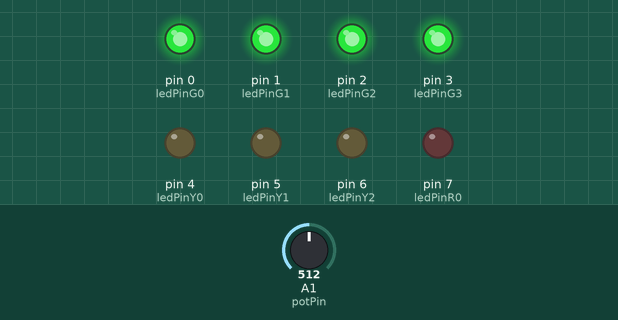
A sketch run on a simulated Arduino Uno, built with avr-gcc and run on an emulated ATmega328P. Shown: output pins drawn as LEDs (lit = HIGH). The test bench sets the inputs (shaded band); at power-on: A1 (potPin) = 512.

Above: at 1.2 s.
1.3 s: A1 (potPin) set to 392
2.8 s: A1 (potPin) set to 370
At 3.3 s:
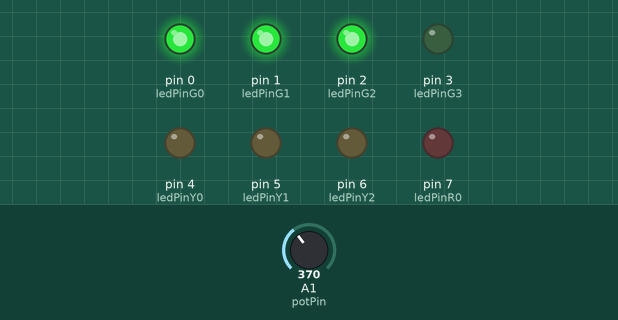
4.3 s: A1 (potPin) set to 266
5.8 s: A1 (potPin) set to 246
At 6.8 s:
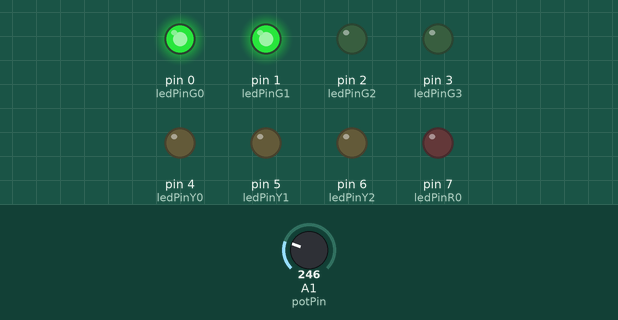
7.3 s: A1 (potPin) set to 142
8.8 s: A1 (potPin) set to 123
At 10.2 s:
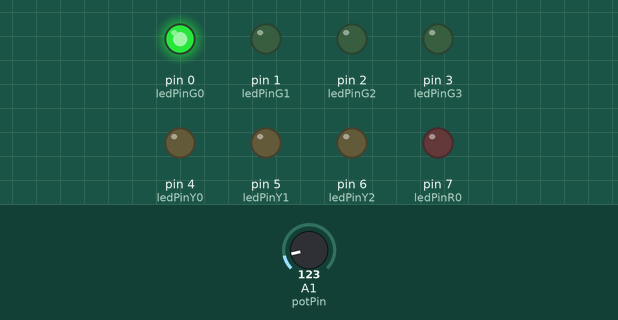
Timing chart, 0 to 11.3 s (numbered marks = the images above; inputs shaded):
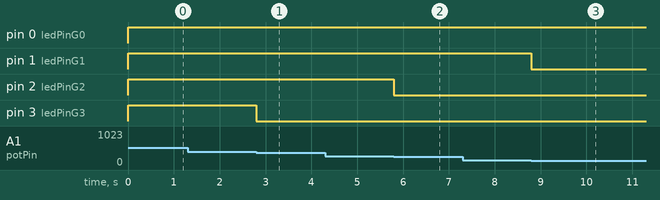

The sketch:

LEDSlider.ino
```cpp
/* Slider Potentiometer controlling LEDs
   ------------------

   turns on and off a light emitting diode(LED) connected to digital
   pin 13. Each LED will be open acording to a certain range of the potentiometer, creating a slide effect.

   Created 1 September 2019
   Vicente Queiroz

*/

int potPin = 1;    // select the input pin for the potentiometer
int ledPinG0 = 0;   // Green LED
int ledPinG1 = 1;   // Green LED
int ledPinG2 = 2;   // Green LED
int ledPinG3 = 3;   // Green LED
int ledPinY0 = 4;   // Yellow LED
int ledPinY1 = 5;   // Yellow LED
int ledPinY2 = 6;   // Yellow LED
int ledPinR0 = 7;   // Red LED

int val = 0;       // variable to store the value coming from the sensor

void setup() {
  // initialize serial communication at 9600 bits per second:
  //Serial.begin(9600);

  // declare the ledPins as OUTPUT
  pinMode(ledPinG0, OUTPUT);
  pinMode(ledPinG1, OUTPUT);
  pinMode(ledPinG2, OUTPUT);
  pinMode(ledPinG3, OUTPUT);
  pinMode(ledPinY0, OUTPUT);
  pinMode(ledPinY1, OUTPUT);
  pinMode(ledPinY2, OUTPUT);
  pinMode(ledPinR0, OUTPUT);
}

void loop() {
  val = analogRead(potPin);    // read the value from the potentiometer

  if (val <= 60) {
    digitalWrite(ledPinG0, LOW);
    digitalWrite(ledPinG1, LOW);
    digitalWrite(ledPinG2, LOW);
    digitalWrite(ledPinG3, LOW);
    digitalWrite(ledPinY0, LOW);
    digitalWrite(ledPinY1, LOW);
    digitalWrite(ledPinY2, LOW);
    digitalWrite(ledPinR0, LOW);
  }
  else if (val > 60 && val <= 128) {
    digitalWrite(ledPinG0, HIGH);
    digitalWrite(ledPinG1, LOW);
    digitalWrite(ledPinG2, LOW);
    digitalWrite(ledPinG3, LOW);
    digitalWrite(ledPinY0, LOW);
    digitalWrite(ledPinY1, LOW);
    digitalWrite(ledPinY2, LOW);
    digitalWrite(ledPinR0, LOW);
  }
  else if (val > 128 && val <= 256) {
    digitalWrite(ledPinG0, HIGH);
    digitalWrite(ledPinG1, HIGH);
    digitalWrite(ledPinG2, LOW);
    digitalWrite(ledPinG3, LOW);
    digitalWrite(ledPinY0, LOW);
    digitalWrite(ledPinY1, LOW);
    digitalWrite(ledPinY2, LOW);
    digitalWrite(ledPinR0, LOW);
  }
  else if (val > 256 && val <= 384) {
    digitalWrite(ledPinG0, HIGH);
    digitalWrite(ledPinG1, HIGH);
    digitalWrite(ledPinG2, HIGH);
    digitalWrite(ledPinG3, LOW);
    digitalWrite(ledPinY0, LOW);
    digitalWrite(ledPinY1, LOW);
    digitalWrite(ledPinY2, LOW);
    digitalWrite(ledPinR0, LOW);
  }
  else if (val > 384 && val <= 512) {
    digitalWrite(ledPinG0, HIGH);
    digitalWrite(ledPinG1, HIGH);
    digitalWrite(ledPinG2, HIGH);
    digitalWrite(ledPinG3, HIGH);
    digitalWrite(ledPinY0, LOW);
    digitalWrite(ledPinY1, LOW);
    digitalWrite(ledPinY2, LOW);
    digitalWrite(ledPinR0, LOW);
  }
  else if (val > 512 && val <= 640) {
    digitalWrite(ledPinG0, HIGH);
    digitalWrite(ledPinG1, HIGH);
    digitalWrite(ledPinG2, HIGH);
    digitalWrite(ledPinG3, HIGH);
    digitalWrite(ledPinY0, HIGH);
    digitalWrite(ledPinY1, LOW);
    digitalWrite(ledPinY2, LOW);
    digitalWrite(ledPinR0, LOW);
  }
  else if (val > 640 && val <= 768) {
    digitalWrite(ledPinG0, HIGH);
    digitalWrite(ledPinG1, HIGH);
    digitalWrite(ledPinG2, HIGH);
    digitalWrite(ledPinG3, HIGH);
    digitalWrite(ledPinY0, HIGH);
    digitalWrite(ledPinY1, HIGH);
    digitalWrite(ledPinY2, LOW);
    digitalWrite(ledPinR0, LOW);
  }
  else if (val > 768 && val <= 896) {
    digitalWrite(ledPinG0, HIGH);
    digitalWrite(ledPinG1, HIGH);
    digitalWrite(ledPinG2, HIGH);
    digitalWrite(ledPinG3, HIGH);
    digitalWrite(ledPinY0, HIGH);
    digitalWrite(ledPinY1, HIGH);
    digitalWrite(ledPinY2, HIGH);
    digitalWrite(ledPinR0, LOW);
  }
  else {
    digitalWrite(ledPinG0, HIGH);
    digitalWrite(ledPinG1, HIGH);
    digitalWrite(ledPinG2, HIGH);
    digitalWrite(ledPinG3, HIGH);
    digitalWrite(ledPinY0, HIGH);
    digitalWrite(ledPinY1, HIGH);
    digitalWrite(ledPinY2, HIGH);
    digitalWrite(ledPinR0, HIGH);
  }
  //Serial.println(val);
  //delay(25);        // delay in between reads for stability
}
```

Measured:
- the behaviour switches between 385 and 384 on A1 (potPin) (found by bisection; images 0 and 1)
- the behaviour switches between 257 and 256 on A1 (potPin) (found by bisection; images 1 and 2)
- the behaviour switches between 129 and 128 on A1 (potPin) (found by bisection; images 2 and 3)
- after the input at 1.3 s, every drawn part: stays the same
- after the input at 2.8 s, pin 3 (ledPinG3): HIGH → LOW at once
- after the input at 4.3 s, every drawn part: stays the same
- after the input at 5.8 s, pin 2 (ledPinG2): HIGH → LOW at once
- after the input at 7.3 s, every drawn part: stays the same
- after the input at 8.8 s, pin 1 (ledPinG1): HIGH → LOW at once
